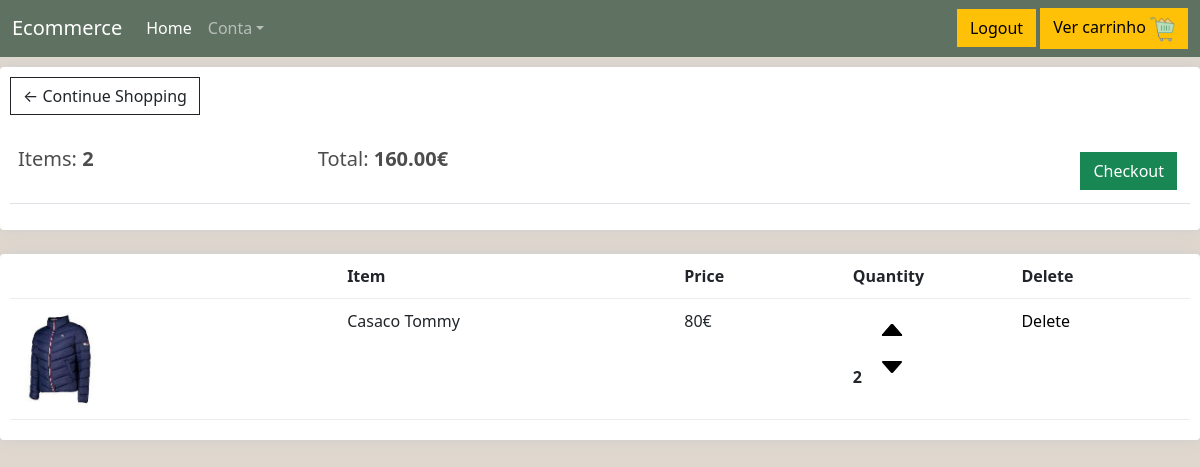
The app's page /cart/ (signed in) with its own data.
### loja/models.py (models this page shows, shortened)
class Cart(models.Model):
    cliente = models.ForeignKey(User, on_delete=models.CASCADE)
    produtos = models.ManyToManyField(Produto, through='ProdutoCarrinho')
    def valor_carrinho(self):
        lista_produtos = self.produtos.all()
        lista_info = ProdutoCarrinho.objects.filter(carrinho=self)
        iterar=zip(lista_produtos,lista_info)
        valor=0
        for produto,info in iterar:
            valor=valor+ (produto.preco*info.quantidade)
        return valor
    def items_carrinho(self):
        lista_info = ProdutoCarrinho.objects.filter(carrinho=self)
        val=0
        for quant in lista_info:
            val+=quant.quantidade
        return val

class ProdutoCarrinho(models.Model): # <--- through model
    produto = models.ForeignKey(Produto, on_delete=models.CASCADE)
    carrinho = models.ForeignKey(Cart, on_delete=models.CASCADE)
    quantidade = models.IntegerField()

class Produto(models.Model):
    preco = models.IntegerField()
    nome = models.CharField(max_length=100)
    descricao = models.CharField(max_length=300)
    personalizavel = models.BooleanField(default=False)
    pic = models.ImageField(upload_to='images', blank=True, null=True)
    seller = models.ForeignKey(Vendedor, on_delete=models.RESTRICT)

### loja/views.py (the view)
# urls.py: path('cart/',views.cart, name="cart"),
@login_required(login_url='loja:login1')
def cart(request):
    isVendedor = Vendedor.isVendedor(request.user)
    try:
        carrinho = Cart. objects.get(cliente=request.user)
        pr = ProdutoCarrinho.objects.filter(carrinho=carrinho)
        produtos = zip(carrinho.produtos.all(), pr)
        return render(request, 'loja/cart.html', {'carrinho':carrinho ,'produtos':produtos,'isvender':isVendedor})
    except Cart.DoesNotExist:
        return render(request, 'loja/cart.html',{'isvender': isVendedor})

### loja/models.py (called while the page is built)
    def isVendedor(user):
        return Vendedor.objects.filter(who=user).exists() if (user.is_authenticated) else False

### loja/templates/loja/cart.html (shortened to what this page needs)
{% extends 'loja/main.html' %}
{% load static %}
{% block css %}
<link rel="stylesheet" type="text/css" href="{% static 'css/base.css' %}">
{% endblock css %}
{% block content %}
	<div class="row">
		<div class="col-lg-12">
			<div class="box-element">
				<a  class="btn btn-outline-dark" href="{% url 'loja:loja' %}">&#x2190; Continue Shopping</a>
				<br>
				<br>
				<table class="table">
					<tr>
						<th><h5>Items: <strong>{{ carrinho.items_carrinho }}</strong></h5></th>
						<th><h5>Total:<strong> {{carrinho.valor_carrinho |floatformat:2}}€</strong></h5></th>
						<th>
							<a  style="float:right; margin:5px;" class="btn btn-success" href="{% url 'loja:checkout' %}">Checkout</a>
						</th>
					</tr>
				</table>
			</div>
			<br>
			<div class="box-element">
				<div class="cart-row">
					<div style="flex:2"></div>
					<div style="flex:2"><strong>Item</strong></div>
					<div style="flex:1"><strong>Price</strong></div>
					<div style="flex:1"><strong>Quantity</strong></div>
					<div style="flex:1"><strong>Delete</strong></div>
				</div>
				{% for produto,info in produtos  %}
				<div class="cart-row">
					<div style="flex:2"><img class="row-image" src="{{produto.pic}}"></div>
					<div style="flex:2"><p>{{produto.nome.title}}</p></div>
					<div style="flex:1"><p> {{produto.preco}}€ </p></div>
					<div style="flex:1">
						<p class="quantity">{{info.quantidade}}</p>
						<div class="quantity">
							<a href="{% url 'loja:add_cart' produto.id %}"> <img style="width: 2em; object-fit: cover;  transform: scale(1.03);" class="chg-quantity update-cart "  src="{% static  'images/arrow-up.png' %}"> </a>
							<a href="{% url 'loja:remove_one' produto.id %}"><img style="width: 2em;" class="chg-quantity update-cart" src="{% static  'images/arrow-down.png' %}"></a>
						</div>
					</div>
					<div style="flex:1"><a href="{% url 'loja:remove_cart' produto.id %}">Delete </a></div>
				</div>
				{% endfor %}
			</div>
		</div>
	</div>
{% endblock content %}

### loja/static/css/main.css (style rules this page uses)
body { background-color: #e0d8ce; }
h1,h2,h3,h4,h5,h6 { color:hsl(0, 0%, 30%); }
.box-element { box-shadow:hsl(0, 0%, 80%) 0 0 16px; background-color: #fff; border-radius: 4px; padding: 10px; }
.btn { border-radius: 0; }

### loja/static/css/base.css (style rules this page uses)
.col-lg-4, .col-lg-6, .col-lg-8, .col-lg-12 { margin-top: 10px; }
.row-image { width: 100px; }
.cart-row { display: flex; align-items: flex-stretch; padding-bottom: 10px; margin-bottom: 10px; border-bottom: 1px solid #ececec; }
.quantity { display: inline-block; font-weight: 700; padding-right:10px; }
.chg-quantity { width: 12px; cursor: pointer; display: block; margin-top: 5px; transition:.1s; }
a { color: black; text-decoration: none; }

### records on screen
Cart: items_carrinho "2", valor_carrinho "160.00"
Produto: pic (picture), nome "Casaco Tommy", preco "80", quantidade "2"
